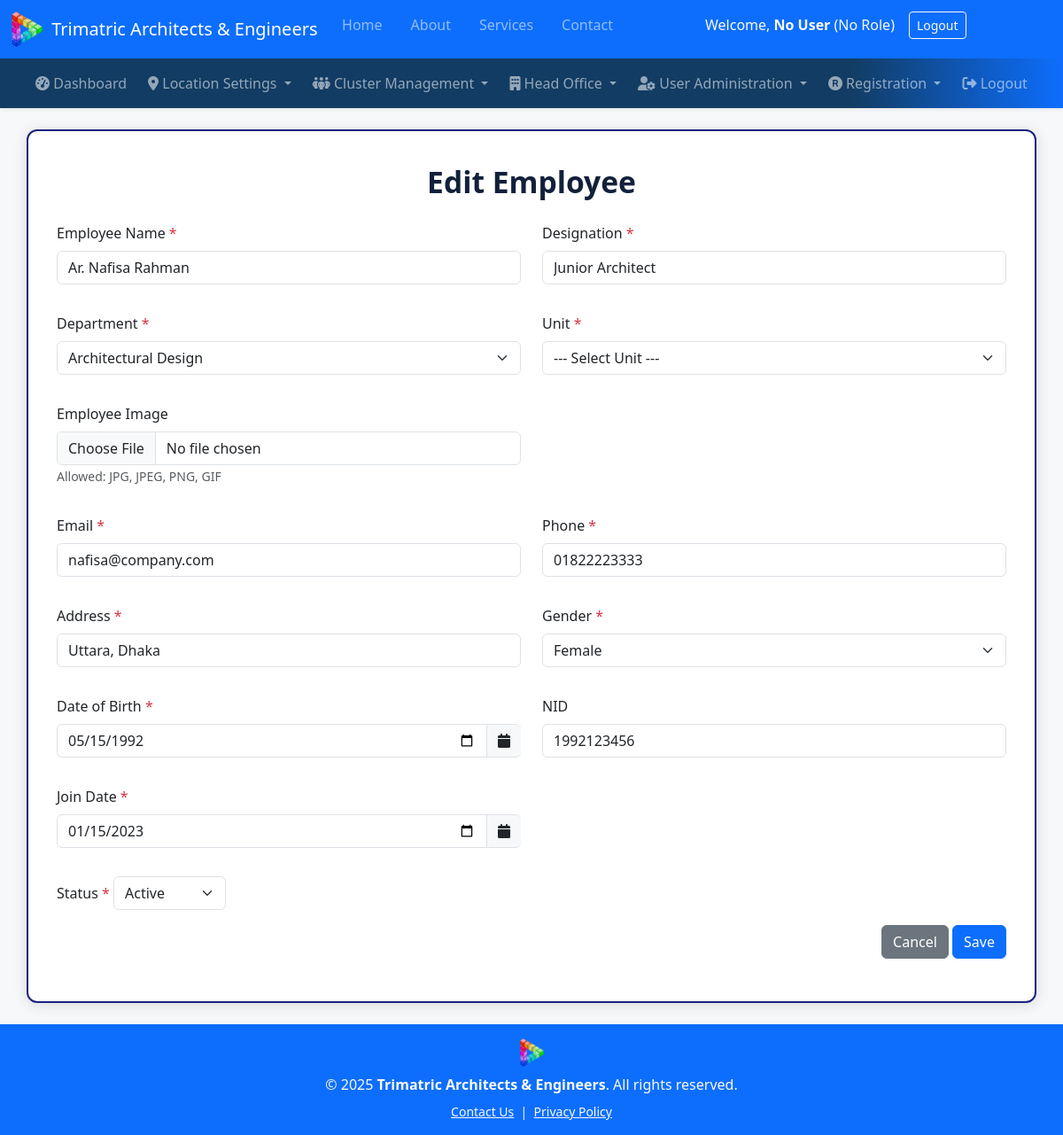
Page /modules/employee/edit_employee.php?id=102 on the committed database.
### tables this page shows
CREATE TABLE `employee_info` (
  `employee_id` int(11) NOT NULL,
  `employee_name` varchar(100) NOT NULL,
  `designation` varchar(100) NOT NULL,
  `unit_id` int(11) NOT NULL,
  `email` varchar(100) DEFAULT NULL,
  `image` varchar(255) DEFAULT NULL,
  `phone` varchar(30) DEFAULT NULL,
  `address` varchar(255) DEFAULT NULL,
  `gender` varchar(10) DEFAULT NULL,
  `date_of_birth` date DEFAULT NULL,
  `nid` varchar(30) DEFAULT NULL,
  `join_date` date DEFAULT NULL,
  `status` tinyint(4) DEFAULT 1,
  `photo` varchar(200) DEFAULT NULL
);

CREATE TABLE `unit` (
  `unit_id` int(11) NOT NULL,
  `unit_name` varchar(100) NOT NULL,
  `department_id` int(11) NOT NULL
);

CREATE TABLE `department` (
  `department_id` int(11) NOT NULL,
  `department_name` varchar(100) NOT NULL
);

### modules/employee/edit_employee.php (the view, shortened to what this page needs)
<?php
require_once(__DIR__ . '/../../config/db.php');
$image_folder = '/trimatric/image/employee';
$employee_id = isset($_GET['id']) ? intval($_GET['id']) : 0;
$stmt = $conn->prepare("SELECT * FROM employee_info WHERE employee_id = ?");
$stmt->bind_param('i', $employee_id);
$stmt->execute();
$result = $stmt->get_result();
$employee = $result->fetch_assoc();
$unit_id = $employee['unit_id'];
$unit_stmt = $conn->prepare("SELECT department_id FROM unit WHERE unit_id = ?");
$unit_stmt->bind_param('i', $unit_id);
$unit_stmt->execute();
$unit_stmt->bind_result($department_id);
$dept_stmt = $conn->prepare("SELECT department_id, department_name FROM department ORDER BY department_name");
$dept_stmt->execute();
$departments = $dept_stmt->get_result()->fetch_all(MYSQLI_ASSOC);
$errors = [];
if ($_SERVER['REQUEST_METHOD'] === 'POST') {
    $employee_name = trim($_POST['employee_name'] ?? '');
    $designation   = trim($_POST['designation'] ?? '');
    $department_id = intval($_POST['department_id'] ?? 0);
    $unit_id       = intval($_POST['unit_id'] ?? 0);
    $email         = trim($_POST['email'] ?? '');
    $phone         = trim($_POST['phone'] ?? '');
    $address       = trim($_POST['address'] ?? '');
    $gender        = trim($_POST['gender'] ?? '');
    $date_of_birth = trim($_POST['date_of_birth'] ?? '');
    $nid           = trim($_POST['nid'] ?? '');
    $join_date     = trim($_POST['join_date'] ?? '');
    $status        = isset($_POST['status']) ? $_POST['status'] : '1';
    $old_image     = trim($_POST['old_image'] ?? '');
    if ($employee_name === '') $errors['employee_name'] = 'Required';
    if ($designation === '')   $errors['designation']   = 'Required';
    if ($department_id < 1)    $errors['department_id'] = 'Required';
    if ($unit_id < 1)          $errors['unit_id']       = 'Required';
    if (!filter_var($email, FILTER_VALIDATE_EMAIL)) $errors['email'] = 'Invalid email';
    if ($phone === '')         $errors['phone'] = 'Required';
    if (!preg_match('/^0\d{10}$/', $phone)) $errors['phone'] = 'Phone must be 11 digits and start with 0.';
    if ($address === '')       $errors['address'] = 'Required';
    if ($gender === '')        $errors['gender']  = 'Required';
    if ($date_of_birth === '') $errors['date_of_birth'] = 'Required';
    if ($join_date === '')     $errors['join_date'] = 'Required';
    $image_file_name = $old_image;
    if (isset($_FILES['image']) && $_FILES['image']['error'] === UPLOAD_ERR_OK) {
        $img = $_FILES['image'];
        $img_ext = strtolower(pathinfo($img['name'], PATHINFO_EXTENSION));
        $allowed = ['jpg', 'jpeg', 'png', 'gif'];
        if (!in_array($img_ext, $allowed)) {
            $errors['image'] = "Only JPG, JPEG, PNG, GIF allowed";
        } else {
            $image_file_name = 'emp_' . $employee_id . '_' . time() . '.' . $img_ext;
            $save_path = $_SERVER['DOCUMENT_ROOT'] . $image_folder . '/' . $image_file_name;
            if (!move_uploaded_file($img['tmp_name'], $save_path)) {
                $errors['image'] = "Failed to upload image";
                $image_file_name = $old_image;
            } else {
                if ($old_image && file_exists($_SERVER['DOCUMENT_ROOT'] . $image_folder . '/' . $old_image)) {
                    @unlink($_SERVER['DOCUMENT_ROOT'] . $image_folder . '/' . $old_image);
                }
            }
        }
    }
    if ($_POST['csrf_token'] !== $_SESSION['csrf_token']) {
        $errors['csrf'] = 'Invalid CSRF token';
    }
    if (!$errors) {
        $stmt = $conn->prepare("UPDATE employee_info SET
            employee_name = ?, designation = ?, unit_id = ?, email = ?, phone = ?, address = ?, gender = ?, date_of_birth = ?, nid = ?, join_date = ?, status = ?, image = ?
            WHERE employee_id = ?");
        $stmt->bind_param("ssisssssssssi", $employee_name, $designation, $unit_id, $email, $phone, $address, $gender, $date_of_birth, $nid, $join_date, $status, $image_file_name, $employee_id);
        $stmt->execute();
        $stmt->close();
        header("Location: employee_list.php");
        exit;
    }
} else {
    $employee_name = $employee['employee_name'];
    $designation   = $employee['designation'];
    $email         = $employee['email'];
    $phone         = $employee['phone'];
    $address       = $employee['address'];
    $gender        = $employee['gender'];
    $date_of_birth = $employee['date_of_birth'];
    $nid           = $employee['nid'];
    $join_date     = $employee['join_date'];
    $status        = $employee['status'];
}
?>
<!DOCTYPE html>
<html lang="en">
<head>
    <link href="https://cdn.jsdelivr.net/npm/bootstrap@5.3.3/dist/css/bootstrap.min.css" rel="stylesheet">
    <link rel="stylesheet" href="https://cdnjs.cloudflare.com/ajax/libs/font-awesome/6.5.0/css/all.min.css">
    <link href="https://cdn.jsdelivr.net/npm/tom-select@2.3.1/dist/css/tom-select.bootstrap5.min.css" rel="stylesheet">
</head>
<body>
<?php require_once(__DIR__ . '/../../include/header.php'); ?>
<?php require_once(__DIR__ . '/../../include/menu_ho.php'); ?>
<div class="container mt-4 mb-4">
    <div class="main-title">Edit Employee</div>
    <form method="post" autocomplete="off" enctype="multipart/form-data" id="employeeForm">
        <div class="row mb-3">
            <div class="col-md-6 mb-3">
                <label class="form-label required">Employee Name</label>
                <input type="text" name="employee_name" class="form-control <?= isset($errors['employee_name']) ? 'is-invalid' : '' ?>" value="<?= htmlspecialchars($employee_name ?? '') ?>" required>
            </div>
            <div class="col-md-6 mb-3">
                <label class="form-label required">Designation</label>
                <input type="text" name="designation" class="form-control <?= isset($errors['designation']) ? 'is-invalid' : '' ?>" value="<?= htmlspecialchars($designation ?? '') ?>" required>
            </div>
        </div>
        <div class="row mb-3">
            <div class="col-md-6 mb-3">
                <label class="form-label required">Department</label>
                <select name="department_id" id="department_id" class="form-select <?= isset($errors['department_id']) ? 'is-invalid' : '' ?>" required>
                    <?php foreach($departments as $dept): ?>
                        <option value="<?= $dept['department_id'] ?>"
                            <?= (isset($department_id) && $department_id == $dept['department_id']) ? 'selected':'' ?>>
                            <?= htmlspecialchars($dept['department_name']) ?>
                        </option>
                    <?php endforeach; ?>
                </select>
            </div>
            <div class="col-md-6 mb-3">
                <label class="form-label required">Unit</label>
                <select name="unit_id" id="unit_id" class="form-select <?= isset($errors['unit_id']) ? 'is-invalid' : '' ?>" required>
                    <option value="">--- Select Unit ---</option>
                </select>
            </div>
        </div>
        <div class="row mb-3">
            <div class="col-md-6 mb-3">
                <label class="form-label">Employee Image</label>
                <input type="file" name="image" class="form-control <?= isset($errors['image']) ? 'is-invalid' : '' ?>" accept="image/*">
                <small class="text-muted">Allowed: JPG, JPEG, PNG, GIF</small>
            </div>
        </div>
        <div class="row mb-3">
            <div class="col-md-6 mb-3">
                <label class="form-label required">Email</label>
                <input type="email" name="email" class="form-control <?= isset($errors['email']) ? 'is-invalid' : '' ?>" value="<?= htmlspecialchars($email ?? '') ?>" required>
            </div>
            <div class="col-md-6 mb-3">
                <label class="form-label required">Phone</label>
                <input type="text" name="phone" class="form-control <?= isset($errors['phone']) ? 'is-invalid' : '' ?>" value="<?= htmlspecialchars($phone ?? '') ?>" required>
            </div>
        </div>
        <div class="row mb-3">
            <div class="col-md-6 mb-3">
                <label class="form-label required">Address</label>
                <input type="text" name="address" class="form-control <?= isset($errors['address']) ? 'is-invalid' : '' ?>" value="<?= htmlspecialchars($address ?? '') ?>" required>
            </div>
            <div class="col-md-6 mb-3">
                <label class="form-label required">Gender</label>
                <select name="gender" class="form-select <?= isset($errors['gender']) ? 'is-invalid' : '' ?>" required>
                    <option value="Female" <?= (isset($gender) && $gender=="Female") ? 'selected':'' ?>>Female</option>
                </select>
            </div>
        </div>
        <div class="row mb-3">
            <div class="col-md-6 mb-3">
                <label class="form-label required">Date of Birth</label>
                <div class="input-group">
                    <input type="date" name="date_of_birth" class="form-control <?= isset($errors['date_of_birth']) ? 'is-invalid' : '' ?>" value="<?= htmlspecialchars($date_of_birth ?? '') ?>" required>
                    <span class="input-group-text"><i class="fa fa-calendar"></i></span>
                </div>
            </div>
            <div class="col-md-6 mb-3">
                <label class="form-label">NID</label>
                <input type="text" name="nid" class="form-control" value="<?= htmlspecialchars($nid ?? '') ?>">
            </div>
        </div>
        <div class="row mb-3">
            <div class="col-md-6 mb-3">
                <label class="form-label required">Join Date</label>
                <div class="input-group">
                    <input type="date" name="join_date" class="form-control <?= isset($errors['join_date']) ? 'is-invalid' : '' ?>" value="<?= htmlspecialchars($join_date ?? '') ?>" required>
                    <span class="input-group-text"><i class="fa fa-calendar"></i></span>
                </div>
            </div>
        </div>
        <div class="mb-3">
            <label for="status" class="form-label required">Status</label>
            <select class="form-select status-small" name="status" id="status" required>
                <option value="1" <?=((isset($status) && $status=='1')?'selected':'')?>>Active</option>
            </select>
        </div>
        <div class="mb-3 text-end">
            <a href="employee_list.php" class="btn btn-secondary">Cancel</a>
            <button class="btn btn-primary" type="submit">Save</button>
        </div>
    </form>
</div>
<?php require_once(__DIR__ . '/../../include/footer.php'); ?>
</body>
</html>

### modules/employee/edit_employee.php (style rules this page uses)
body { background: #f6f8fa; }
.container { background: #fff; border-radius: 12px; box-shadow: 0 2px 16px #0002; padding: 2rem; margin-bottom: 2rem; border-left: 2px solid #1a237e; border-right: 2px solid #1a237e; border-bottom: 2px solid #1a237e; border-top: 2px solid #1a237e; }
.main-title { font-size: 2.1rem; font-weight: bold; color: #12203a; text-align: center; margin-bottom: 1.3rem; }
.form-label.required:after { content:" *"; color: #dc3545; }
.input-group-text { background: #f6f8fa; border-right: 0; cursor:pointer; }
.status-small { max-width: 180px; min-width: 120px; width:auto; display: inline-block; }

### rows in the picture
employee_info: employee_name "Ar. Nafisa Rahman", designation "Junior Architect", email "nafisa@company.com", phone "01822223333", address "Uttara, Dhaka", gender "Female", date_of_birth "05/15/1992", nid "1992123456", join_date "01/15/2023", status "Active"
unit: department_id "Architectural Design"

### other values in the picture
$user_name "No User"
$role_name "No Role"
